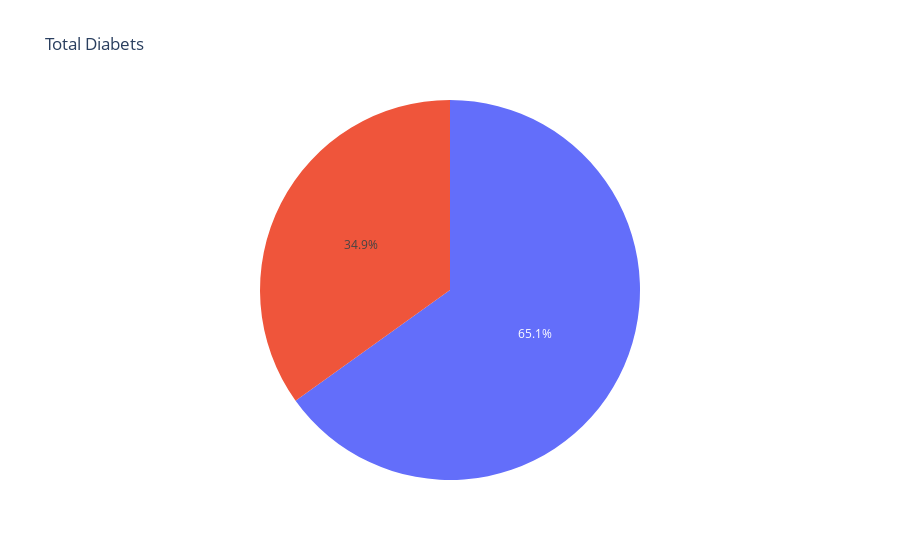

This figure's notebook cell:
### Code cell
px.pie(values=df['Outcome'].value_counts().values,labels=["Not Have","Have!"],title="Total Diabets")

### Figure 1 — Plotly figure (JSON) as saved in the notebook; plotly's stock layout.template omitted (floating-point values rounded to 4 significant figures)
{"data": [{"domain": {"x": [0, 1], "y": [0, 1]}, "hoverlabel": {"namelength": 0}, "hovertemplate": "value=%{value}", "legendgroup": "", "name": "", "showlegend": false, "type": "pie", "values": [500, 268]}], "layout": {"legend": {"tracegroupgap": 0}, "title": {"text": "Total Diabets"}}}
